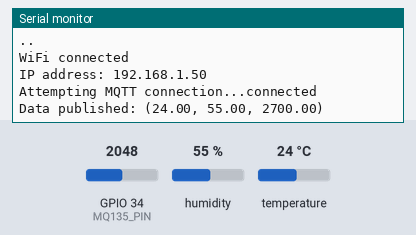
The sketch below on a simulated ESP32. On the bench: the last lines printed to the serial monitor. The inputs (shaded band) are chosen by the test bench; at power-on: humidity 55 %, GPIO 34 (MQ135_PIN) = 2048, temperature 24 °C. WiFi joins after 1.5 s; servers stay silent unless stated; no MQTT or app messages arrive unless stated.

Above: at 3.3 s.
3.4 s: humidity set to 22 %
At 6.3 s:
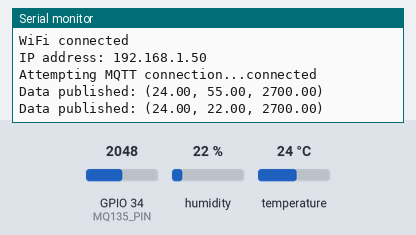
7.3 s: GPIO 34 (MQ135_PIN) set to 2866
At 9.4 s:
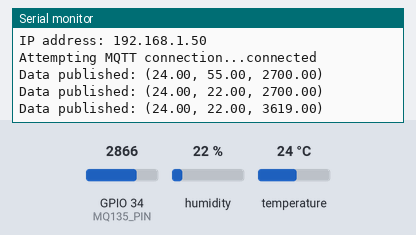
11.2 s: temperature set to 12 °C
At 12.6 s:
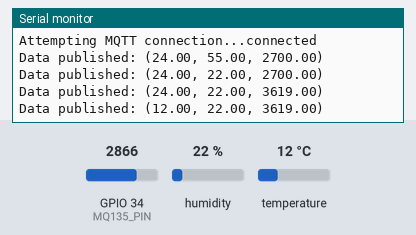
15.1 s: GPIO 34 (MQ135_PIN) set to 3603
At 17.8 s:
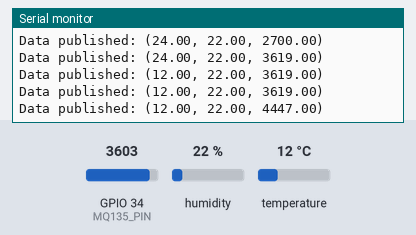
19.0 s: humidity set to 40 %
At 20.9 s:
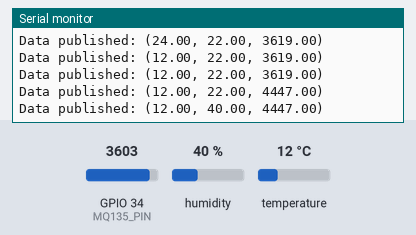
Timing chart, 0 to 22.4 s (numbered marks = the images above; inputs shaded):
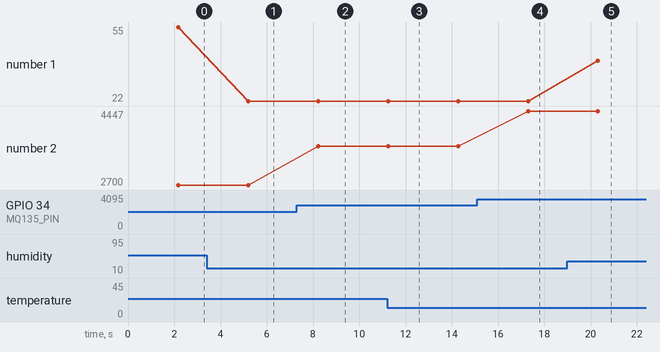

The sketch:

Mqtt_publisher.ino
```cpp
#include <WiFi.h>
#include <PubSubClient.h>
#include <DHT.h>

const char* ssid = "#";
const char* password = "11110000";

const char* mqtt_server = "147.30.56.87";
const int   mqtt_port   = 1883;
const char* mqtt_user   = "alyabe";
const char* mqtt_pass   = "abai0405";
const char* topic       = "sensor/data";


#define DHTPIN 4
#define DHTTYPE DHT11
DHT dht(DHTPIN, DHTTYPE);

#define MQ135_PIN 34


WiFiClient espClient;
PubSubClient client(espClient);


void setup_wifi() {
  delay(100);
  Serial.println();
  Serial.print("Connecting to WiFi: ");
  Serial.println(ssid);

  WiFi.begin(ssid, password);
  while (WiFi.status() != WL_CONNECTED) {
    delay(1000);
    Serial.print(".");
  }

  Serial.println("");
  Serial.println("WiFi connected");
  Serial.print("IP address: ");
  Serial.println(WiFi.localIP());
}

void reconnect() {
  while (!client.connected()) {
    Serial.print("Attempting MQTT connection...");
    if (client.connect("ESP32Client", mqtt_user, mqtt_pass)) {
      Serial.println("connected");
    } else {
      Serial.print("failed, rc=");
      Serial.print(client.state());
      Serial.println(" try again in 5 seconds");
      delay(5000);
    }
  }
}

void setup() {
  Serial.begin(115200);
  dht.begin();

  setup_wifi();
  client.setServer(mqtt_server, mqtt_port);

  pinMode(MQ135_PIN, INPUT);
}

void loop() {
  if (!client.connected()) {
    reconnect();
  }
  client.loop();

  float temperature = dht.readTemperature();
  float humidity = dht.readHumidity();
  int mq135_raw = analogRead(MQ135_PIN);


  float co2_ppm = map(mq135_raw, 0, 4095, 400, 5000);

  if (isnan(temperature) || isnan(humidity)) {
    Serial.println("Failed to read from DHT sensor!");
    delay(2000);
    return;
  }

  char msg[100];
  snprintf(msg, sizeof(msg), "(%.2f, %.2f, %.2f)", temperature, humidity, co2_ppm);

  if (client.publish(topic, msg)) {
    Serial.print("Data published: ");
    Serial.println(msg);
  } else {
    Serial.println("MQTT publish failed");
  }

  delay(3000);

}
```

Measured:
- after the input at 3.4 s, the serial monitor: prints a new line after 1.8 s (image 1)
- after the input at 7.3 s, the serial monitor: prints a new line after 0.93 s (image 2)
- after the input at 11.2 s, the serial monitor: prints a new line after 0.05 s (image 3)
- after the input at 15.1 s, the serial monitor: prints a new line after 2.2 s (image 4)
- after the input at 19.0 s, the serial monitor: prints a new line after 1.3 s (image 5)
- plotted number 1: 55 → 22 after the input at 3.4 s, 22 → 40 after the input at 19.0 s
- plotted number 2: 2700 → 3619 after the input at 7.3 s, 3619 → 4447 after the input at 15.1 s
